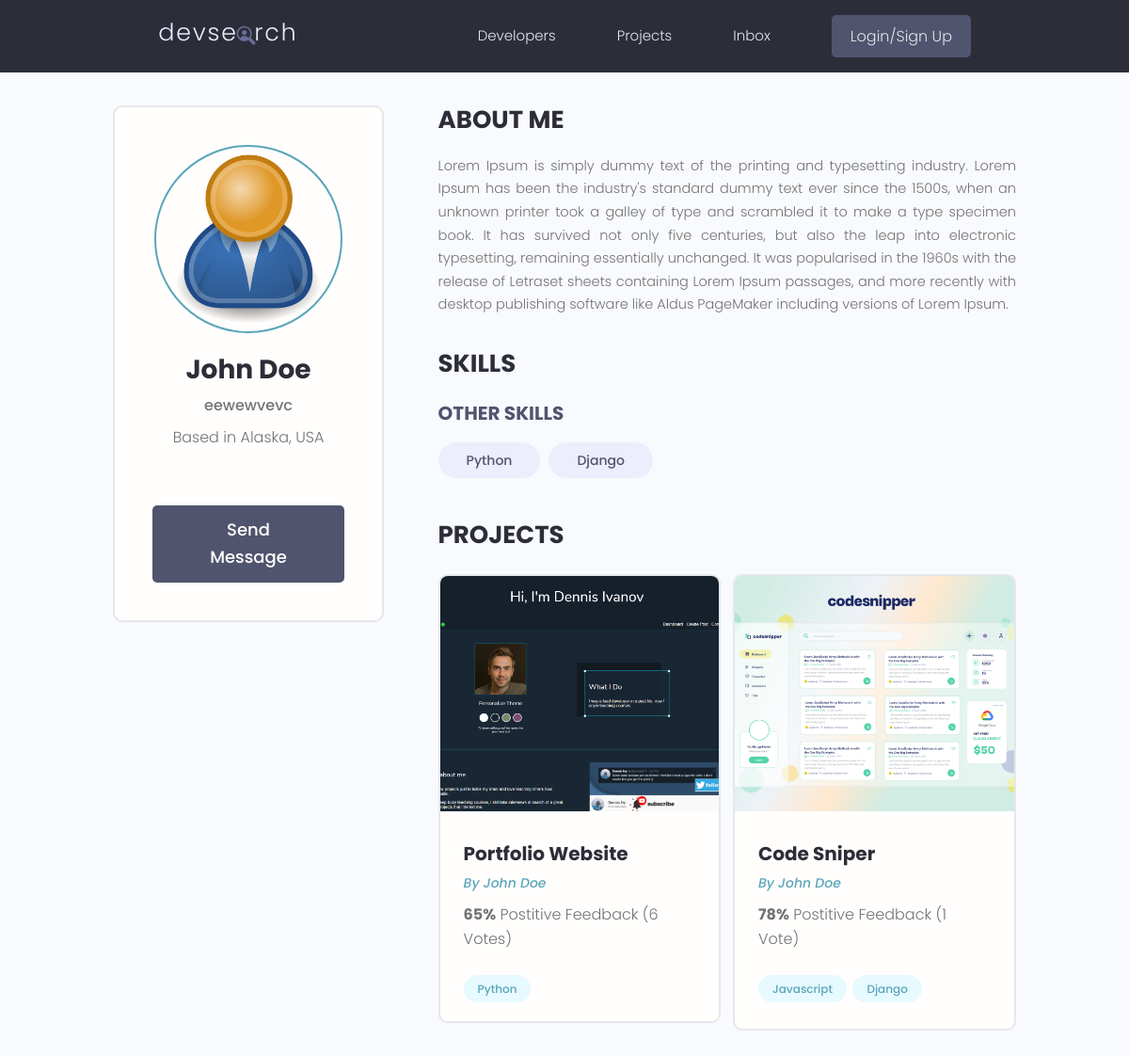
The app's page /profile/9500a5e1-e321-4b14-81f2-7b678d732ad4/, older data.
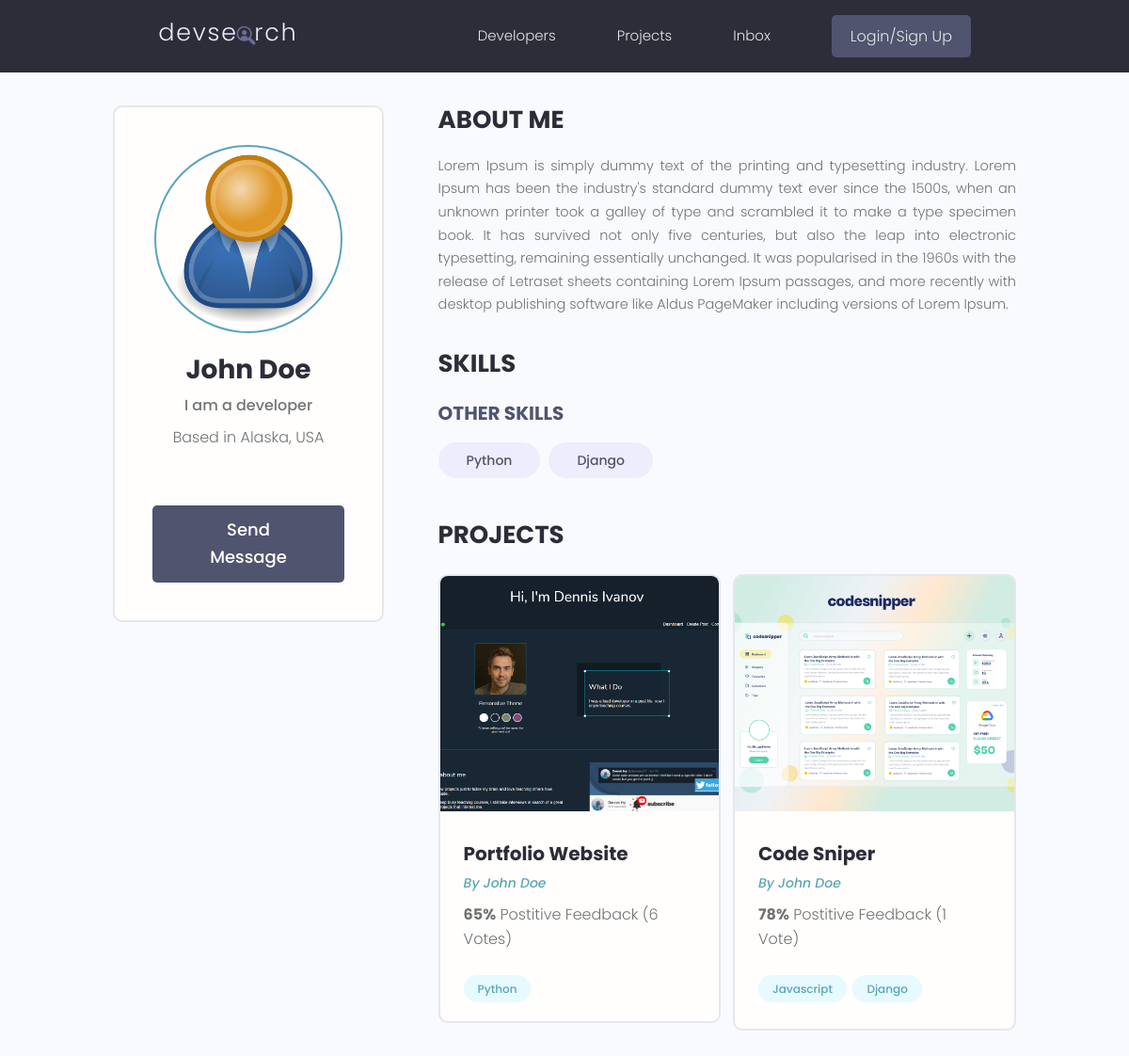
The same page, newer data.
### users/models.py (models this page shows, shortened)
class Profile(models.Model):
    user = models.OneToOneField(User, on_delete=models.CASCADE, null=True, blank=True)
    name = models.CharField(max_length=200, blank=True, null=True)
    email = models.EmailField(max_length=500, blank=True, null=True)
    username = models.CharField(max_length=200, blank=True, null=True)
    location = models.CharField(max_length=200, blank=True, null=True)
    short_intro = models.CharField(max_length=200, blank=True, null=True)
    bio = models.TextField(blank=True, null=True)
    profile_image = models.ImageField(null=True, blank=True, upload_to='profiles/', default="profiles/user-default.png") # upload it to the profiles folder under static
    social_github = models.CharField(max_length=200, blank=True, null=True)
    social_twitter = models.CharField(max_length=200, blank=True, null=True)
    social_linkedin = models.CharField(max_length=200, blank=True, null=True)
    social_youtube= models.CharField(max_length=200, blank=True, null=True)
    social_website = models.CharField(max_length=200, blank=True, null=True)
    created = models.DateTimeField(auto_now_add=True)
    id = models.UUIDField(default=uuid.uuid4, unique=True, primary_key=True, editable=False)

### users/views.py (the view)
# urls.py: path('profile/<str:pk>/',views.userProfile, name="user-profile"),
def userProfile(request,pk):
    profile = Profile.objects.get(id=pk)
    topSkills = profile.skill_set.exclude(description__exact="") # filters skills with no description
    otherSkills = profile.skill_set.filter(description="") # give skills with empty description
    context={'profile': profile, 'topSkills':topSkills, 'otherSkills':otherSkills}
    return render(request,'users/user-profile.html',context)

### projects/models.py (called while the page is built)
    def __str__(self) :
        return self.name

### users/models.py (called while the page is built)
    def __str__(self): #converts an object method to a string
        return str(self.name)

### users/templates/users/user-profile.html (shortened to what this page needs)
{% extends 'main.html' %}
{% block content %}
<main class="profile my-md">
    <div class="container">
      <div class="layout">
        <div class="column column--1of3">
          <div class="card text-center">
            <div class="card__body dev">
              <img class="avatar avatar--xl" src="{{ profile.profile_image.url }}" />
              <h2 class="dev__name">{{profile.name}}</h2>
              <p class="dev__title">{{profile.short_intro}}</p>
              <p class="dev__location">Based in {{profile.location}}</p>
              <a href="#" class="btn btn--sub btn--lg">Send Message </a>
            </div>
          </div>
        </div>
        <div class="column column--2of3">
          <div class="devInfo">
            <h3 class="devInfo__title">About Me</h3>
            <p class="devInfo__about">{{profile.bio}}</p>
          </div>
          <div class="devInfo">
            <h3 class="devInfo__title">Skills</h3>
            <div class="devInfo__skills">
              <h3 class="devInfo__subtitle">Other Skills</h3>
              <div class="devInfo__otherSkills">
                {% for skill in otherSkills %}
                <span class="tag tag--pill tag--sub tag--lg">
                  <small>{{skill}}</small>
                </span>
                {% endfor %}
              </div>
            </div>
          </div>
          <div class="devInfo">
            <h3 class="devInfo__title">Projects</h3>
            <div class="grid grid--two">
              {% for project in profile.project_set.all %}
              <div class="column">
                <div class="card project">
                  <a href="{% url 'project' project.id %}" class="project">
                    <img class="project__thumbnail" src="{{project.featured_image.url}}" alt="project thumbnail" />
                    <div class="card__body">
                      <h3 class="project__title">{{project.title}}</h3>
                      <p><a class="project__author" href="{% url 'user-profile' project.owner.id %}">By {{project.owner.name}}</a></p>
                      <p class="project--rating">
                        <span style="font-weight: bold;">{{project.vote_ratio}}%</span> Postitive
                        Feedback ({{project.vote_total}} Vote{{project.vote_total| pluralize:"s"}})
                      </p>
                      <div class="project__tags">
                        {% for tag in project.tags.all %}
                        <span class="tag tag--pill tag--main">
                          <small>{{tag}}</small>
                        </span>
                        {% endfor %}
                      </div>
                    </div>
                  </a>
                </div>
              </div>
              {% endfor %}
            </div>
          </div>
        </div>
      </div>
    </div>
  </main>
{% endblock content %}

Row changes from the older to the newer data that the page shows:
changed Profile "John Doe": short_intro "eewewvevc" → "I am a developer"
